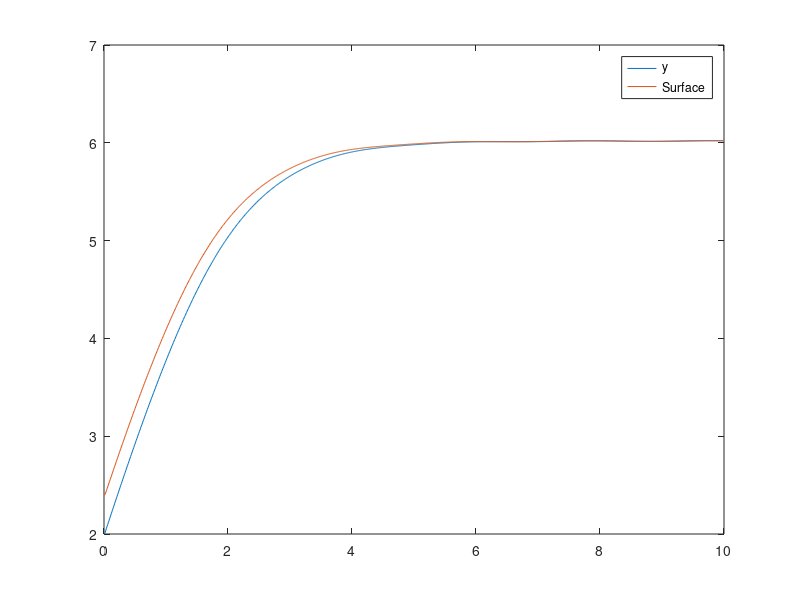

MATLAB code for this plot:
clc
clear all
close all
%%
T=10;
Ts=0.01;
Time=0:Ts:T-Ts;
N=length(Time);
u=zeros(1,N);
y=zeros(1,N);y(1)=2;y(2)=2;
y1=zeros(1,N);y1(1)=2;y1(2)=2;
b1=0.1;
b2=0.2;
b3=0.1;
k1=1;
k3=1;
c=0.2;
mt=1./(Time+1)+1;

for i=3:N
    u(i)=((b1+b2*abs(y1(i-1)))*y1(i-1)+b3*sign(y1(i-1))+(k1+k3*y(i-1)^2)*y(i-1)+sin(pi*Time(i-1))+c*mt(i-1)*(y1(i-1)-y1(i-2))/Ts);
    y(i)=y(i-1)+Ts*y1(i-1);
    y1(i)=y1(i-1)+Ts*(1/mt(i-1))*(-(b1+b2*abs(y1(i-1)))*y1(i-1) - b3*sign(y1(i-1))- (k1+k3*y(i-1)^2)*y(i-1)+ u(i-1) - sin(pi*Time(i-1)));
end

figure,
plot(Time,y)
hold on 
plot(Time,y+c*y1)
legend('y','Surface')
